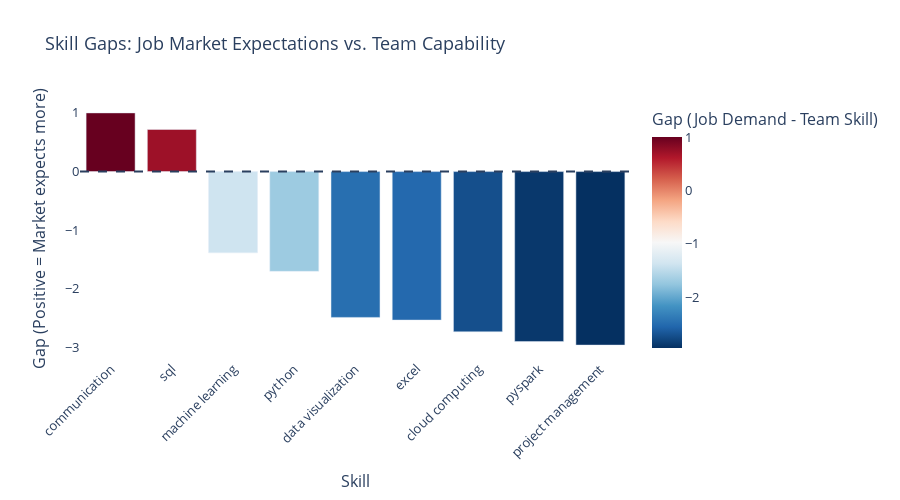

The code cell stored with this chart in its notebook:
### Code cell
import plotly.express as px

fig = px.bar(
    comparison_df,
    x='Skill',
    y='Skill Gap',
    color='Skill Gap',
    color_continuous_scale='RdBu_r',
    title='Skill Gaps: Job Market Expectations vs. Team Capability',
    labels={'Skill Gap': 'Gap (Job Demand - Team Skill)', 'Skill': 'Skill'},
)

fig.add_hline(y=0, line_dash='dash')
fig.update_layout(
    xaxis_tickangle=-45,
    yaxis_title='Gap (Positive = Market expects more)',
    font=dict(size=13),
    height=500,
    plot_bgcolor='white',
)
fig.write_html("figures/skill_gap_chart.html")


fig.show()

### Figure 1 — Plotly figure (JSON) as saved in the notebook; plotly's stock layout.template omitted (floating-point values rounded to 4 significant figures)
{"data": [{"hovertemplate": "Skill=%{x}<br>Gap (Job Demand - Team Skill)=%{marker.color}<extra></extra>", "legendgroup": "", "marker": {"color": [1.0, 0.7175, -1.385, -1.701, -2.485, -2.531, -2.731, -2.898, -2.957], "coloraxis": "coloraxis", "pattern": {"shape": ""}}, "name": "", "orientation": "v", "showlegend": false, "textposition": "auto", "type": "bar", "x": ["communication", "sql", "machine learning", "python", "data visualization", "excel", "cloud computing", "pyspark", "project management"], "xaxis": "x", "y": [1.0, 0.7175, -1.385, -1.701, -2.485, -2.531, -2.731, -2.898, -2.957], "yaxis": "y"}], "layout": {"barmode": "relative", "coloraxis": {"colorbar": {"title": {"text": "Gap (Job Demand - Team Skill)"}}, "colorscale": [[0, "rgb(5,48,97)"], [0.1, "rgb(33,102,172)"], [0.2, "rgb(67,147,195)"], [0.3, "rgb(146,197,222)"], [0.4, "rgb(209,229,240)"], [0.5, "rgb(247,247,247)"], [0.6, "rgb(253,219,199)"], [0.7, "rgb(244,165,130)"], [0.8, "rgb(214,96,77)"], [0.9, "rgb(178,24,43)"], [1, "rgb(103,0,31)"]]}, "font": {"size": 13}, "height": 500, "legend": {"tracegroupgap": 0}, "plot_bgcolor": "white", "shapes": [{"line": {"dash": "dash"}, "type": "line", "x0": 0, "x1": 1, "xref": "x domain", "y0": 0, "y1": 0, "yref": "y"}], "title": {"text": "Skill Gaps: Job Market Expectations vs. Team Capability"}, "xaxis": {"anchor": "y", "domain": [0, 1], "tickangle": -45, "title": {"text": "Skill"}}, "yaxis": {"anchor": "x", "domain": [0, 1], "title": {"text": "Gap (Positive = Market expects more)"}}}}
